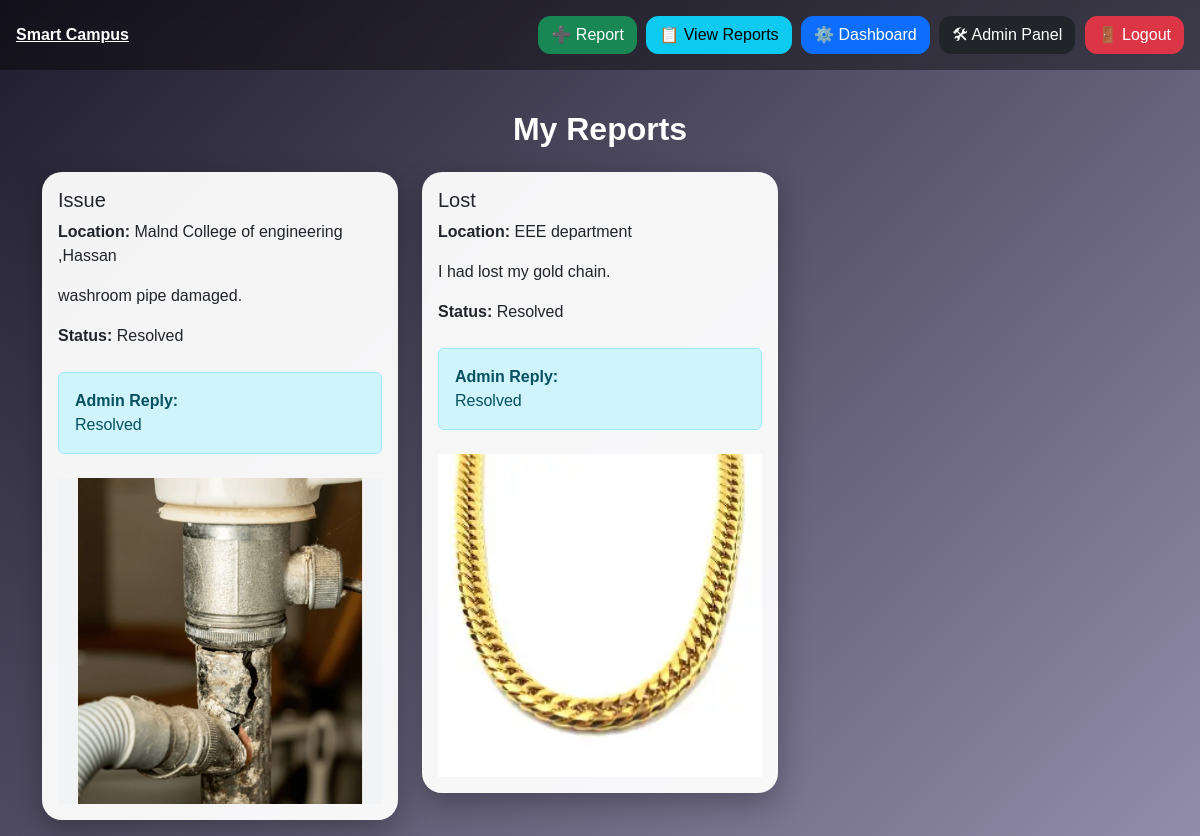
The app's page /my-reports/ (signed in) with its own data.
### core/models.py (models this page shows, shortened)
class Report(models.Model):
    STATUS_CHOICES = [
        ('Reported', 'Reported'),
        ('In Progress', 'In Progress'),
        ('Resolved', 'Resolved'),
    ]
    TYPE_CHOICES = [
        ('Issue', 'Issue'),
        ('Lost', 'Lost'),
        ('Found', 'Found'),
    ]
    PRIORITY_CHOICES = [
        ('High', 'High'),
        ('Medium', 'Medium'),
        ('Low', 'Low'),
    ]
    user = models.ForeignKey(User, on_delete=models.CASCADE)
    report_type = models.CharField(max_length=10, choices=TYPE_CHOICES)
    description = models.TextField()
    location = models.CharField(max_length=200)
    image = models.ImageField(upload_to='reports/', blank=True, null=True)
    priority = models.CharField(max_length=10, choices=PRIORITY_CHOICES)
    status = models.CharField(max_length=20, choices=STATUS_CHOICES, default='Reported')
    admin_reply = models.TextField(blank=True, null=True)
    created_at = models.DateTimeField(auto_now_add=True)

### core/views.py (the view)
# urls.py: path('my-reports/', views.my_reports, name='my_reports'),
@login_required
def my_reports(request):
    reports = Report.objects.filter(user=request.user)
    return render(request, 'my_reports.html', {
        'reports': reports
    })

### templates/my_reports.html
{% extends 'base.html' %}
{% block content %}
<h2 class="text-white mb-4">My Reports</h2>
<div class="row">
{% for report in reports %}
    <div class="col-md-4 mb-3">
        <div class="card p-3">
            <h5>{{ report.report_type }}</h5>
            <p><strong>Location:</strong> {{ report.location }}</p>
            <p>{{ report.description }}</p>
            <p><strong>Status:</strong> {{ report.status }}</p>
            {% if report.admin_reply %}
                <div class="alert alert-info mt-2">
                    <strong>Admin Reply:</strong><br>
                    {{ report.admin_reply }}
                </div>
            {% endif %}
            {% if report.image %}
                <img src="{{ report.image.url }}" class="img-fluid mt-2">
            {% endif %}
        </div>
    </div>
{% empty %}
    <p class="text-white">No reports yet.</p>
{% endfor %}
</div>
{% endblock %}

### templates/base.html (style rules this page uses)
body { background: linear-gradient(135deg, #1f1c2c, #928dab); min-height: 100vh; font-family: 'Poppins', sans-serif; }
.card { border-radius: 20px; border: none; box-shadow: 0 10px 30px rgba(0,0,0,0.3); transition: 0.3s; background: rgba(255,255,255,0.95); }
h2 { color: white; font-weight: bold; text-align: center; }

### records on screen
Report: report_type "Issue", location "Malnd College of engineering ,Hassan", description "washroom pipe damaged.", status "Resolved", admin_reply "Resolved", image (picture)
Report: report_type "Lost", location "EEE department", description "I had lost my gold chain.", status "Resolved", admin_reply "Resolved", image (picture)
